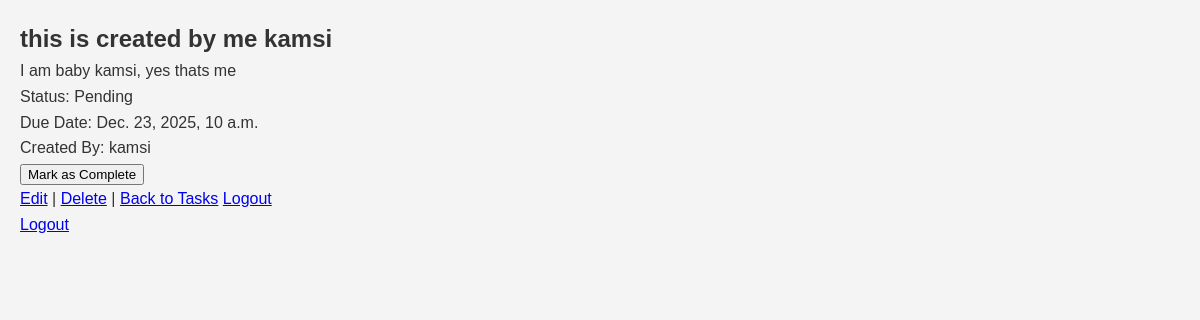
Page /task/4/ (signed in) on the committed database.
### tasks/models.py (models this page shows, shortened)
class Task(models.Model):
    PRIORITY_CHOICES = [
        ('Low', 'Low'),
        ('Medium', 'Medium'),
        ('High', 'High'),
    ]
    STATUS_CHOICES = [
        ('Pending', 'Pending'),
        ('Completed', 'Completed'),
    ]
    title = models.CharField(max_length=255)
    description = models.TextField()
    due_date = models.DateTimeField()
    priority = models.CharField(choices=PRIORITY_CHOICES, max_length=10)
    status = models.CharField(choices=STATUS_CHOICES, default='Pending', max_length=10)
    created_by = models.ForeignKey(User, related_name='tasks', on_delete=models.CASCADE)
    completed_at = models.DateTimeField(null=True, blank=True)
    created_at = models.DateTimeField(auto_now_add=True)
    updated_at = models.DateTimeField(auto_now=True)

class CustomUser(AbstractUser):
    email = models.EmailField(unique=True)
    username = models.CharField(max_length=150, unique=True)
    objects = CustomUserManager()

### tasks/views.py (the view)
# urls.py: path('task/<int:pk>/', views.TaskDetailView.as_view(), name='task_detail'),
class TaskDetailView(LoginRequiredMixin, DetailView):
    model = Task
    template_name = 'tasks/task_detail.html'
    def dispatch(self, request, *args, **kwargs):
        obj = self.get_object()  # Get the object first
        if obj.created_by != request.user:  # Check if the user owns the task
            return custom_permission_denied_view(request,"You do not have permission to view this task")
        return super().dispatch(request, *args, **kwargs)

### tasks/templates/tasks/task_detail.html (shortened to what this page needs)
{% load static %}
<!DOCTYPE html>
<html lang="en">
  <head>
    <link rel="stylesheet" href="{% static 'css/styles.css' %}" />
  </head>
  <body>
    <h2>{{ object.title }}</h2>
    <p>{{ object.description }}</p>
    <p>Status: {{ object.status }}</p>
    <p>Due Date: {{ object.due_date }}</p>
    <p>Created By: {{ object.created_by.username }}</p>
    <p>
      <button onclick="updateTaskStatus({{ object.pk }})">
        {% if object.status == 'Completed' %} Mark as Incomplete {% else %} Mark
        as Complete {% endif %}
      </button>
    </p>
    <p>
      <a href="{% url 'task_update' object.pk %}">Edit</a> |
      <a href="{% url 'task_delete' object.pk %}">Delete</a> |
      <a href="{% url 'task_list' %}">Back to Tasks</a>
      <a href="{% url 'logout' %}">Logout</a>
    </p>
    <p>
      <a href="{% url 'logout' %}">Logout</a>
    </p>
  </body>
</html>

### tasks/static/css/styles.css (style rules this page uses)
body, h1, h2, h3, p, ul { margin: 0; padding: 0; }
body { font-family: Arial, sans-serif; line-height: 1.6; background-color: #f4f4f4; color: #333; padding: 20px; }

### rows in the picture
Task: title "this is created by me kamsi", description "I am baby kamsi, yes thats me", status "Pending", due_date "Dec. 23, 2025, 10 a.m.", created_by.username "kamsi"
